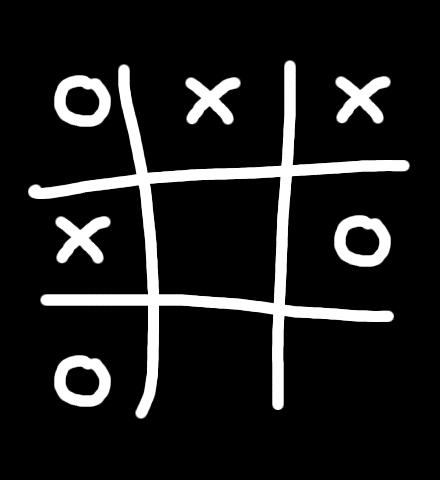
#> input picture tictactoe.png, 440 x 480 px
$ python mutils.py
#> lines starting #> are read from the running program, lines starting #| are printed output that depends on the picture; after the words box and inside, x2 and y2 are one past the last pixel; in counts of white or black regions, pixels touching at a corner belong together
# import the necessary packages
import cv2
import imutils

# load the tic-tac-toe image and convert it to grayscale
image = cv2.imread("tictactoe.png",3)
#> image is the input picture: shape (480, 440, 3); min 0, max 255, mean 29.5
gray = cv2.cvtColor(image, cv2.COLOR_BGR2GRAY)
ret,thr=cv2.threshold(gray,127,255,cv2.THRESH_BINARY_INV)
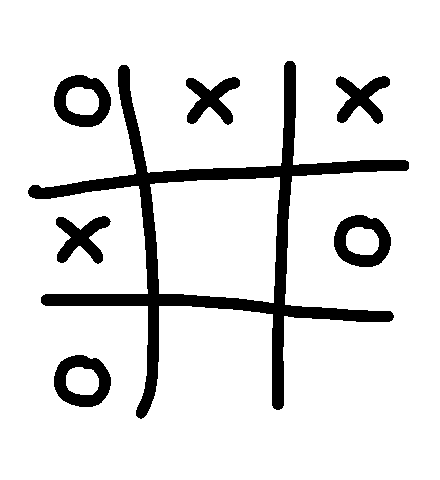
#> thr: shape (480, 440); 88.3% white; 7 black regions
img=image.copy()
# find all contours on the tic-tac-toe board
cnts = cv2.findContours(gray.copy(), cv2.RETR_EXTERNAL, cv2.CHAIN_APPROX_SIMPLE)
#> cnts = 7 contours; box (x1, y1, x2, y2) and area: (28, 60, 410, 419) 29898, (54, 355, 111, 407) 2402, (334, 215, 391, 267) 2402, (54, 75, 111, 127) 2402, (55, 216, 111, 264) 1452, (185, 77, 241, 125) 1452, (335, 76, 391, 124) 1452
cnts = imutils.grab_contours(cnts)

# loop over the contours
#for (i, c) in enumerate(cnts):
	# compute the area of the contour along with the bounding box
	# to compute the aspect ratio
#	area = cv2.contourArea(c)
#	(x, y, w, h) = cv2.boundingRect(c)

	# compute the convex hull of the contour, then use the area of the
	# original contour and the area of the convex hull to compute the
	# solidity
#	hull = cv2.convexHull(c)
#	hullArea = cv2.contourArea(hull)
#	solidity = area / float(hullArea)

cv2.imshow('org',image)
cv2.waitKey(0)
cv2.destroyAllWindows()
